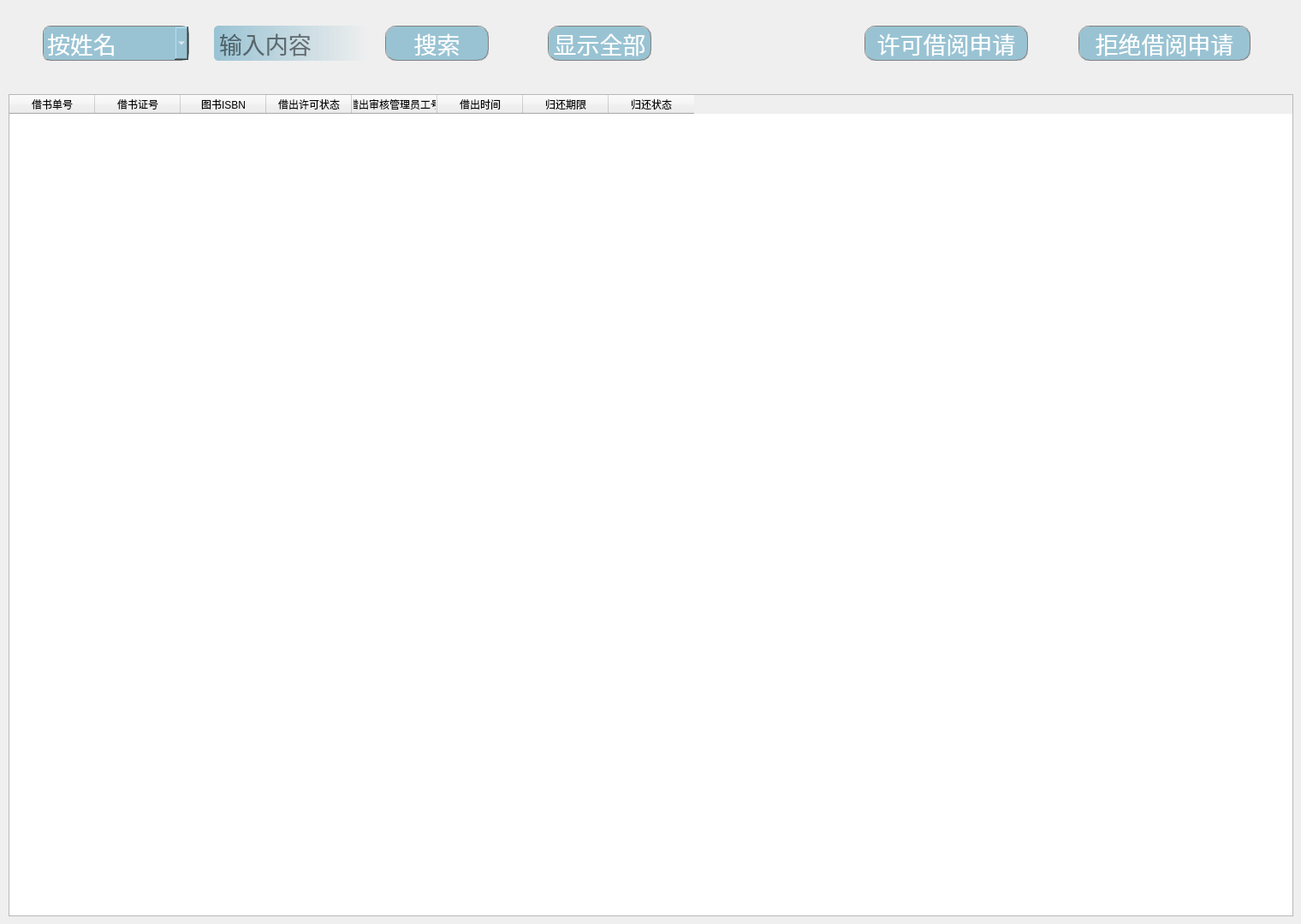
<?xml version="1.0" encoding="UTF-8"?>
<ui version="4.0">
 <class>BorrowListM</class>
 <widget class="QWidget" name="BorrowListM">
  <property name="geometry">
   <rect>
    <x>0</x>
    <y>0</y>
    <width>1520</width>
    <height>1080</height>
   </rect>
  </property>
  <property name="windowTitle">
   <string>Form</string>
  </property>
  <widget class="QPushButton" name="button_no">
   <property name="geometry">
    <rect>
     <x>1260</x>
     <y>30</y>
     <width>201</width>
     <height>41</height>
    </rect>
   </property>
   <property name="font">
    <font>
     <family>微软雅黑 Light</family>
     <pointsize>20</pointsize>
     <weight>50</weight>
     <bold>false</bold>
    </font>
   </property>
   <property name="styleSheet">
    <string notr="true">QPushButton{
border:1px groove gray;
border-radius:12px;
padding:2px 4px;
color: rgb(255, 255, 255);
background-color: rgba(153,195,211,255);
}
 
QPushButton:hover{
border:1px groove gray;
border-radius:12px;
padding:2px 4px;
color:  rgba(153,195,211,160);
background-color: rgba(153,195,211,180);
}
QPushButto:pressed{
border:1px groove gray;
border-radius:12px;
padding:2px 4px;
color: rgb(255, 255, 255);
background-color: rgba(153,195,211,100);
padding-left:6px;
padding-top:6px;
}</string>
   </property>
   <property name="text">
    <string>拒绝借阅申请</string>
   </property>
  </widget>
  <widget class="QComboBox" name="searchbox">
   <property name="geometry">
    <rect>
     <x>50</x>
     <y>30</y>
     <width>171</width>
     <height>41</height>
    </rect>
   </property>
   <property name="font">
    <font>
     <family>微软雅黑 Light</family>
     <pointsize>20</pointsize>
     <weight>50</weight>
     <bold>false</bold>
    </font>
   </property>
   <property name="acceptDrops">
    <bool>false</bool>
   </property>
   <property name="styleSheet">
    <string notr="true">border:1px groove gray;
border-radius:8px;
padding:2px 4px;
color: rgb(255, 255, 255);
background-color: rgba(153,195,211,255);</string>
   </property>
   <item>
    <property name="text">
     <string>按姓名</string>
    </property>
   </item>
   <item>
    <property name="text">
     <string>按读者证号</string>
    </property>
   </item>
   <item>
    <property name="text">
     <string>按学号</string>
    </property>
   </item>
  </widget>
  <widget class="QPushButton" name="button_search">
   <property name="geometry">
    <rect>
     <x>450</x>
     <y>30</y>
     <width>121</width>
     <height>41</height>
    </rect>
   </property>
   <property name="font">
    <font>
     <family>微软雅黑 Light</family>
     <pointsize>20</pointsize>
     <weight>50</weight>
     <bold>false</bold>
    </font>
   </property>
   <property name="styleSheet">
    <string notr="true">QPushButton{
border:1px groove gray;
border-radius:12px;
padding:2px 4px;
color: rgb(255, 255, 255);
background-color: rgba(153,195,211,255);
}
 
QPushButton:hover{
border:1px groove gray;
border-radius:12px;
padding:2px 4px;
color:  rgba(153,195,211,160);
background-color: rgba(153,195,211,180);
}
QPushButto:pressed{
border:1px groove gray;
border-radius:12px;
padding:2px 4px;
color: rgb(255, 255, 255);
background-color: rgba(153,195,211,100);
padding-left:6px;
padding-top:6px;
}</string>
   </property>
   <property name="text">
    <string>搜索</string>
   </property>
  </widget>
  <widget class="QLineEdit" name="searchle">
   <property name="geometry">
    <rect>
     <x>250</x>
     <y>30</y>
     <width>181</width>
     <height>41</height>
    </rect>
   </property>
   <property name="font">
    <font>
     <family>微软雅黑 Light</family>
     <pointsize>20</pointsize>
    </font>
   </property>
   <property name="acceptDrops">
    <bool>false</bool>
   </property>
   <property name="styleSheet">
    <string notr="true">border-radius:5px;
padding:2px 4px;
background-color: qlineargradient(spread:pad, x1:0, y1:0, x2:1, y2:0, stop:0 rgba(153,195,211,255), stop:1 rgba(152,195,212, 0));</string>
   </property>
   <property name="maxLength">
    <number>16</number>
   </property>
   <property name="placeholderText">
    <string>输入内容</string>
   </property>
   <property name="clearButtonEnabled">
    <bool>true</bool>
   </property>
  </widget>
  <widget class="QPushButton" name="button_ok">
   <property name="geometry">
    <rect>
     <x>1010</x>
     <y>30</y>
     <width>191</width>
     <height>41</height>
    </rect>
   </property>
   <property name="font">
    <font>
     <family>微软雅黑 Light</family>
     <pointsize>20</pointsize>
     <weight>50</weight>
     <bold>false</bold>
    </font>
   </property>
   <property name="styleSheet">
    <string notr="true">QPushButton{
border:1px groove gray;
border-radius:12px;
padding:2px 4px;
color: rgb(255, 255, 255);
background-color: rgba(153,195,211,255);
}
 
QPushButton:hover{
border:1px groove gray;
border-radius:12px;
padding:2px 4px;
color:  rgba(153,195,211,160);
background-color: rgba(153,195,211,180);
}
QPushButto:pressed{
border:1px groove gray;
border-radius:12px;
padding:2px 4px;
color: rgb(255, 255, 255);
background-color: rgba(153,195,211,100);
padding-left:6px;
padding-top:6px;
}</string>
   </property>
   <property name="text">
    <string>许可借阅申请</string>
   </property>
  </widget>
  <widget class="QTableWidget" name="tableWidget">
   <property name="geometry">
    <rect>
     <x>10</x>
     <y>110</y>
     <width>1501</width>
     <height>961</height>
    </rect>
   </property>
   <property name="contextMenuPolicy">
    <enum>Qt::DefaultContextMenu</enum>
   </property>
   <column>
    <property name="text">
     <string>借书单号</string>
    </property>
   </column>
   <column>
    <property name="text">
     <string>借书证号</string>
    </property>
   </column>
   <column>
    <property name="text">
     <string>图书ISBN</string>
    </property>
   </column>
   <column>
    <property name="text">
     <string>借出许可状态</string>
    </property>
   </column>
   <column>
    <property name="text">
     <string>借出审核管理员工号</string>
    </property>
   </column>
   <column>
    <property name="text">
     <string>借出时间</string>
    </property>
   </column>
   <column>
    <property name="text">
     <string>归还期限</string>
    </property>
   </column>
   <column>
    <property name="text">
     <string>归还状态</string>
    </property>
   </column>
  </widget>
  <widget class="QPushButton" name="button_all">
   <property name="geometry">
    <rect>
     <x>640</x>
     <y>30</y>
     <width>121</width>
     <height>41</height>
    </rect>
   </property>
   <property name="font">
    <font>
     <family>微软雅黑 Light</family>
     <pointsize>20</pointsize>
     <weight>50</weight>
     <bold>false</bold>
    </font>
   </property>
   <property name="styleSheet">
    <string notr="true">QPushButton{
border:1px groove gray;
border-radius:12px;
padding:2px 4px;
color: rgb(255, 255, 255);
background-color: rgba(153,195,211,255);
}
 
QPushButton:hover{
border:1px groove gray;
border-radius:12px;
padding:2px 4px;
color:  rgba(153,195,211,160);
background-color: rgba(153,195,211,180);
}
QPushButto:pressed{
border:1px groove gray;
border-radius:12px;
padding:2px 4px;
color: rgb(255, 255, 255);
background-color: rgba(153,195,211,100);
padding-left:6px;
padding-top:6px;
}</string>
   </property>
   <property name="text">
    <string>显示全部</string>
   </property>
  </widget>
 </widget>
 <resources/>
 <connections/>
</ui>
